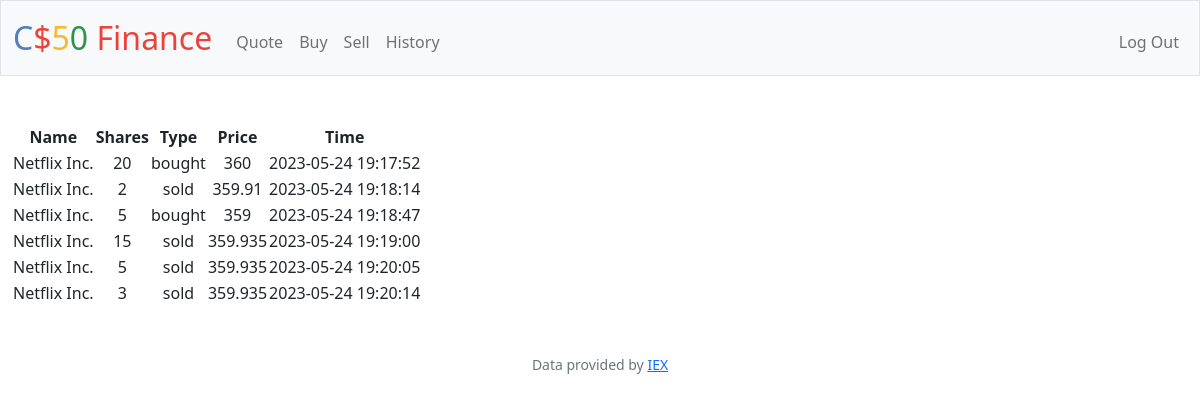
The app's page /history (signed in) with its own data.
### tables this page shows
CREATE TABLE transactions (id INTEGER PRIMARY KEY AUTOINCREMENT NOT NULL, userid INTEGER NOT NULL, type TEXT NOT NULL, name TEXT NOT NULL, symbol TEXT NOT NULL, stock INTEGER NOT NULL, price NUMERIC NOT NULL, date TEXT NOT NULL, FOREIGN KEY (userid) REFERENCES users(id));

### app.py (the view)
@app.route("/history")
@login_required
def history():
    user_id = session.get("user_id")
    TRANSACTIONS = db.execute(
        "SELECT * FROM transactions WHERE userid = ?", user_id)
    return render_template("history.html", transactions=TRANSACTIONS)

### app.py (called while the page is built)
@app.after_request
def after_request(response):
    response.headers["Cache-Control"] = "no-cache, no-store, must-revalidate"
    response.headers["Expires"] = 0
    response.headers["Pragma"] = "no-cache"
    return response

### helpers.py (called while the page is built)
def login_required(f):
    @wraps(f)
    def decorated_function(*args, **kwargs):
        if session.get("user_id") is None:
            return redirect("/login")
        return f(*args, **kwargs)
    return decorated_function

### templates/history.html (shortened to what this page needs)
{% extends "layout.html" %}
{% block main %}
<table>
   <div> <thead>
        <tr>
            <th>Name</th>
            <th>Shares</th>
            <th>Type</th>
            <th>Price</th>
            <th>Time</th>
        </tr>
    </thead>
    <tbody>
        {%for row in transactions%}
        <tr>
            <td>{{row["name"]}}</td>
            <td>{{row["stock"]}}</td>
            <td>{{row["type"]}}</td>
            <td>{{row["price"]}}</td>
            <td>{{row["date"]}}</td>
        </tr>
        {% endfor %}
    </tbody></div>
</table>
{% endblock %}

### records on screen
transactions: name "Netflix Inc.", stock "20", type "bought", price "360", date "2023-05-24 19:17:52"
transactions: name "Netflix Inc.", stock "2", type "sold", price "359.91", date "2023-05-24 19:18:14"
transactions: name "Netflix Inc.", stock "5", type "bought", price "359", date "2023-05-24 19:18:47"
transactions: name "Netflix Inc.", stock "15", type "sold", price "359.935", date "2023-05-24 19:19:00"
transactions: name "Netflix Inc.", stock "5", type "sold", price "359.935", date "2023-05-24 19:20:05"
transactions: name "Netflix Inc.", stock "3", type "sold", price "359.935", date "2023-05-24 19:20:14"
